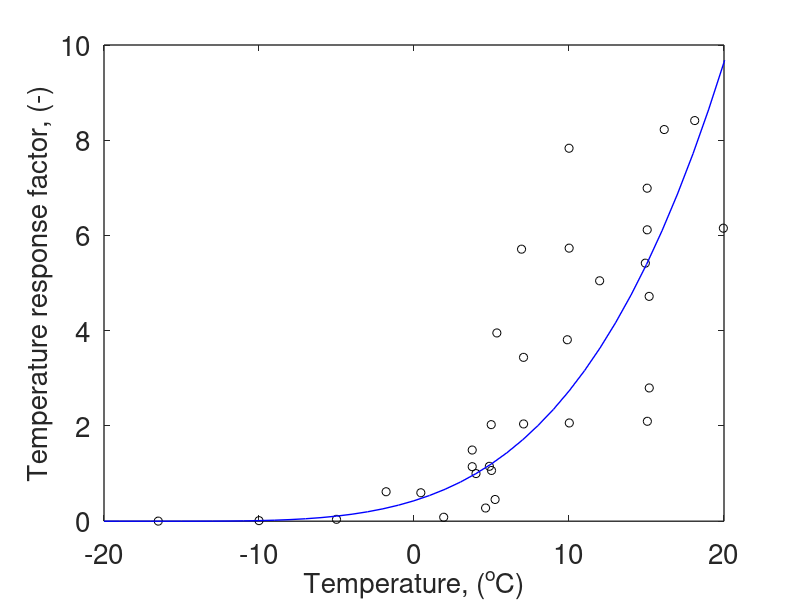

Write MATLAB code to recreate this figure.
% Plot of temperature response factor for biodegradation of organic carbon
% Tempereature response factor is the ratio of the reactivity of the
% organic carbon at any temperature to the reactivity at the reference
% temeprature

%% ============ Compiled data from literature ==================
% data from Katterer et al. (1998), and rivkina et al. (2002)
% Temperature, response factor @ Tref=30, response factor @ Tref = 4oC
data = [
-16.5	0.000118232	0.002099998
-10	0.000669982	0.011900002
-5	0.002235151	0.039700023
-1.8	0.034839073	0.618800252
0.440607	0.033638	0.597467185
1.91623	0.00469143	0.08332765
3.75508	0.0841555	1.494742545
3.75605	0.0644709	1.145111099
4	0.056301023	1.000000409
4.6184	0.0155978	0.277043037
4.86168	0.0649062	1.152842756
4.9821	0.114166	2.027779258
5	0.06	1.065700432    
5.23215	0.025682	0.456155308
5.34533	0.222577	3.953340083
6.93751	0.321629	5.712669402
7.06665	0.193727	3.440915792
7.07052	0.114988	2.042379354
9.89118	0.214524	3.810305323
10.0029	0.440946	7.831939042
10.0087	0.322838	5.734143266
10.0189	0.116149	2.063000657
11.9762	0.284243	5.048631463
14.9236	0.305088	5.418873555
15.0421	0.393717	6.993072947
15.0445	0.344506	6.119003215
15.0556	0.118132	2.098222056
15.1712	0.265815	4.721319337
15.1765	0.15755	2.798351717
16.1443	0.463049	8.224525319
18.1094	0.473665	8.413083249
19.0825	0.670899	11.91628923
19.9584	0.34644	6.153354292
20.0827	0.316962	5.62977567
20.1949	0.533541	9.476581233
20.1968	0.494172	8.777321895
22.0333	0.622848	11.06282304
22.159	0.563842	10.01477771
23.9955	0.692518	12.30027886
24.853	0.742068	13.1803698
24.97	0.860224	15.27901813
24.9797	0.663378	11.78270368
25.1059	0.59453	10.55984796
25.2273	0.624105	11.08514946
27.0565	0.900416	15.99289533
27.1832	0.821726	14.59522921
27.914	0.949966	16.87298627
29.9985	1.02953	18.28617609
30.0005	0.990158	17.58686347
34.6435	1.5038	26.71000515
34.6513	1.34632	23.91289675
34.6605	1.15932	20.59146374
34.7775	1.27747	22.69000551
34.9052	1.1791	20.94278965
35.0145	1.45473	25.83843981
35.1354	1.49415	26.538605
35.1359	1.48431	26.36383013
35.1524	1.14967	20.42006359
36.7353	1.43572	25.50079039
36.8621	1.35703	24.10312428
37.1111	1.28823	22.88112112
37.7143	1.51485	26.90627165
38.329	1.50525	26.73575958
39.5299	2.06674	36.70876183
40.0242	2.00788	35.66330971
40.1451	2.0473	36.36347489

];

T = data(:,1);
r = data(:,3);

scatter(T,r,'k')

%% ==================== model =========================
% Find model in Katterer et al. (1998)
T_test = (-20:1:50);
Tmin = -17;
Tref = 4;
r_predict = ((T_test-Tmin)./(Tref-Tmin)).^4;

hold on 
plot(T_test,r_predict,'b','LineWidth',1)
xlim([-20 20])
ylim([0 10])
set(gca,'FontSize',20,'LineWidth',1)
xlabel('Temperature, (^oC)','FontSize',20)
ylabel('Temperature response factor, (-)','FontSize',20)
box on
